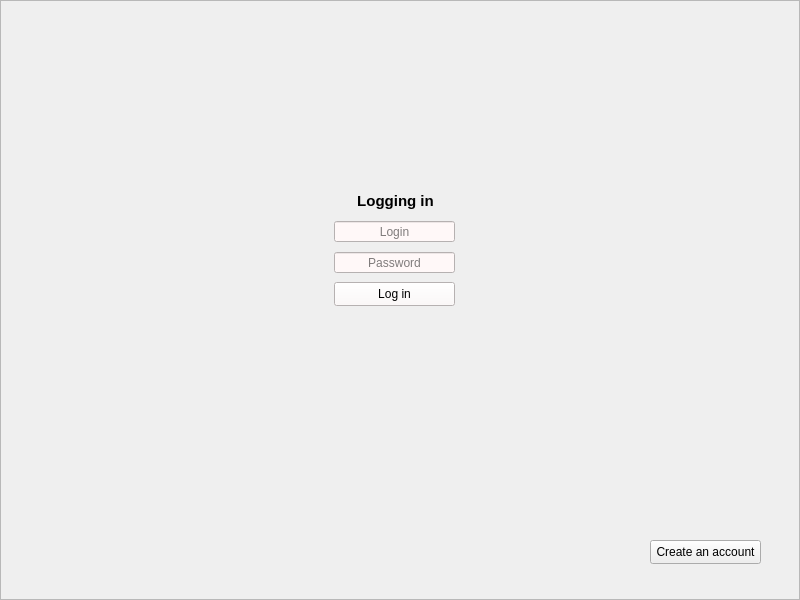
   <widget class="QFrame" name="frame_4">
    <property name="geometry">
     <rect>
      <x>0</x>
      <y>-600</y>
      <width>800</width>
      <height>600</height>
     </rect>
    </property>
    <property name="frameShape">
     <enum>QFrame::StyledPanel</enum>
    </property>
    <property name="frameShadow">
     <enum>QFrame::Raised</enum>
    </property>
    <widget class="QLabel" name="label_9">
     <property name="geometry">
      <rect>
       <x>300</x>
       <y>190</y>
       <width>191</width>
       <height>21</height>
      </rect>
     </property>
     <property name="font">
      <font>
       <pointsize>11</pointsize>
       <bold>true</bold>
      </font>
     </property>
     <property name="text">
      <string>Logging in</string>
     </property>
     <property name="alignment">
      <set>Qt::AlignCenter</set>
     </property>
    </widget>
    <widget class="QLineEdit" name="lineEdit_3">
     <property name="geometry">
      <rect>
       <x>334</x>
       <y>221</y>
       <width>121</width>
       <height>21</height>
      </rect>
     </property>
     <property name="styleSheet">
      <string notr="true">background: none;
background-color: rgb(255, 248, 248);</string>
     </property>
     <property name="inputMask">
      <string/>
     </property>
     <property name="alignment">
      <set>Qt::AlignCenter</set>
     </property>
     <property name="placeholderText">
      <string>Login</string>
     </property>
    </widget>
    <widget class="QLineEdit" name="lineEdit_4">
     <property name="geometry">
      <rect>
       <x>334</x>
       <y>252</y>
       <width>121</width>
       <height>21</height>
      </rect>
     </property>
     <property name="styleSheet">
      <string notr="true">background: none;
background-color: rgb(255, 248, 248);</string>
     </property>
     <property name="inputMask">
      <string/>
     </property>
     <property name="alignment">
      <set>Qt::AlignCenter</set>
     </property>
     <property name="placeholderText">
      <string>Password</string>
     </property>
    </widget>
    <widget class="QPushButton" name="pushButton_7">
     <property name="geometry">
      <rect>
       <x>334</x>
       <y>282</y>
       <width>121</width>
       <height>24</height>
      </rect>
     </property>
     <property name="styleSheet">
      <string notr="true">background: none;
background-color: rgb(255, 248, 248);</string>
     </property>
     <property name="text">
      <string>Log in</string>
     </property>
    </widget>
    <widget class="QPushButton" name="pushButton_8">
     <property name="geometry">
      <rect>
       <x>650</x>
       <y>540</y>
       <width>111</width>
       <height>24</height>
      </rect>
     </property>
     <property name="text">
      <string>Create an account</string>
     </property>
    </widget>
   </widget>
